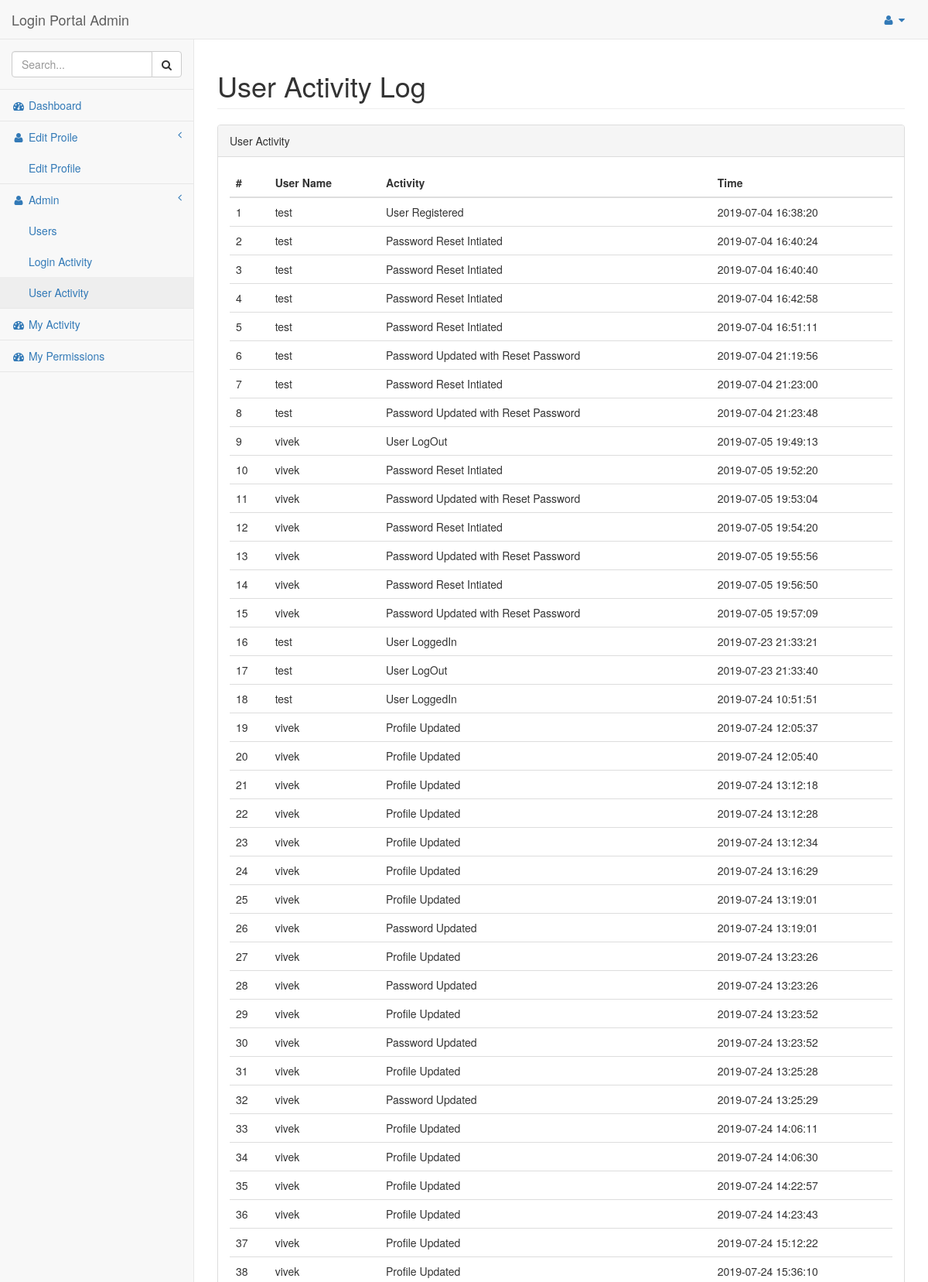
/user-activity-admin.php (signed in, upper part), run on the app's committed database.
### tables this page shows
CREATE TABLE `user_activity` (
  `id` int(11) NOT NULL,
  `uid` int(11) NOT NULL,
  `activity` varchar(255) NOT NULL,
  `created` datetime NOT NULL DEFAULT current_timestamp()
);

CREATE TABLE `users` (
  `id` int(11) NOT NULL,
  `username` varchar(255) NOT NULL,
  `email` varchar(255) NOT NULL,
  `password` varchar(255) NOT NULL,
  `activate` tinyint(1) NOT NULL DEFAULT 0,
  `role` varchar(255) NOT NULL,
  `created` datetime NOT NULL DEFAULT current_timestamp(),
  `updated` datetime NOT NULL DEFAULT current_timestamp()
);

### user-activity-admin.php (the view, shortened to what this page needs)
<?php
require_once('check-admin.php');
include('includes/header.php');
include('includes/navigation.php');
?>
<div id="page-wrapper" style="min-height: 345px;">
    <div class="row">
        <div class="col-lg-12">
            <h1 class="page-header">User Activity Log</h1>
        </div>
    </div>
    <div class="row">
        <div class="col-lg-12">
            <div class="panel panel-default">
                <div class="panel-heading">
                    User Activity
                </div>
                <div class="panel-body">
                    <div class="table-responsive">
                        <table class="table table-hover">
                            <thead>
                                <tr>
                                    <th>#</th>
                                    <th>User Name</th>
                                    <th>Activity</th>
                                    <th>Time</th>
                                </tr>
                            </thead>
                            <tbody>
                                <?php
                                    $actsql = "SELECT ua.activity, ua.created, u.username FROM user_activity ua JOIN users u WHERE u.id=ua.uid";
                                    $actresult = $db->prepare($actsql);
                                    $actresult->execute();
                                    $actres = $actresult->fetchAll(PDO::FETCH_ASSOC);
                                    $i = 1;
                                    foreach ($actres as $activity) {
                                ?>
                                <tr>
                                    <td><?php echo $i; ?></td>
                                    <td><?php echo $activity['username']; ?></td>
                                    <td><?php echo $activity['activity']; ?></td>
                                    <td><?php echo $activity['created']; ?></td>
                                </tr>
                                <?php $i++; } ?>
                            </tbody>
                        </table>
                    </div>
                </div>
            </div>
    </div>
</div>
<?php include('includes/footer.php'); ?>

### data on the page
user_activity: uid.username "test", activity "User Registered", created "2019-07-04 16:38:20"
user_activity: uid.username "test", activity "Password Reset Intiated", created "2019-07-04 16:40:24"
user_activity: uid.username "test", activity "Password Reset Intiated", created "2019-07-04 16:40:40"
user_activity: uid.username "test", activity "Password Reset Intiated", created "2019-07-04 16:42:58"
user_activity: uid.username "test", activity "Password Reset Intiated", created "2019-07-04 16:51:11"
user_activity: uid.username "test", activity "Password Updated with Reset Password", created "2019-07-04 21:19:56"
user_activity: uid.username "test", activity "Password Reset Intiated", created "2019-07-04 21:23:00"
user_activity: uid.username "test", activity "Password Updated with Reset Password", created "2019-07-04 21:23:48"
user_activity: uid.username "vivek", activity "User LogOut", created "2019-07-05 19:49:13"
user_activity: uid.username "vivek", activity "Password Reset Intiated", created "2019-07-05 19:52:20"
user_activity: uid.username "vivek", activity "Password Updated with Reset Password", created "2019-07-05 19:53:04"
user_activity: uid.username "vivek", activity "Password Reset Intiated", created "2019-07-05 19:54:20"
user_activity: uid.username "vivek", activity "Password Updated with Reset Password", created "2019-07-05 19:55:56"
user_activity: uid.username "vivek", activity "Password Reset Intiated", created "2019-07-05 19:56:50"
user_activity: uid.username "vivek", activity "Password Updated with Reset Password", created "2019-07-05 19:57:09"
user_activity: uid.username "test", activity "User LoggedIn", created "2019-07-23 21:33:21"
user_activity: uid.username "test", activity "User LogOut", created "2019-07-23 21:33:40"
user_activity: uid.username "test", activity "User LoggedIn", created "2019-07-24 10:51:51"
user_activity: uid.username "vivek", activity "Profile Updated", created "2019-07-24 12:05:37"
user_activity: uid.username "vivek", activity "Profile Updated", created "2019-07-24 12:05:40"
user_activity: uid.username "vivek", activity "Profile Updated", created "2019-07-24 13:12:18"
user_activity: uid.username "vivek", activity "Profile Updated", created "2019-07-24 13:12:28"
user_activity: uid.username "vivek", activity "Profile Updated", created "2019-07-24 13:12:34"
user_activity: uid.username "vivek", activity "Profile Updated", created "2019-07-24 13:16:29"
user_activity: uid.username "vivek", activity "Profile Updated", created "2019-07-24 13:19:01"
user_activity: uid.username "vivek", activity "Password Updated", created "2019-07-24 13:19:01"
user_activity: uid.username "vivek", activity "Profile Updated", created "2019-07-24 13:23:26"
user_activity: uid.username "vivek", activity "Password Updated", created "2019-07-24 13:23:26"
user_activity: uid.username "vivek", activity "Profile Updated", created "2019-07-24 13:23:52"
user_activity: uid.username "vivek", activity "Password Updated", created "2019-07-24 13:23:52"
user_activity: uid.username "vivek", activity "Profile Updated", created "2019-07-24 13:25:28"
user_activity: uid.username "vivek", activity "Password Updated", created "2019-07-24 13:25:29"
user_activity: uid.username "vivek", activity "Profile Updated", created "2019-07-24 14:06:11"
user_activity: uid.username "vivek", activity "Profile Updated", created "2019-07-24 14:06:30"
user_activity: uid.username "vivek", activity "Profile Updated", created "2019-07-24 14:22:57"
user_activity: uid.username "vivek", activity "Profile Updated", created "2019-07-24 14:23:43"
user_activity: uid.username "vivek", activity "Profile Updated", created "2019-07-24 15:12:22"
user_activity: uid.username "vivek", activity "Profile Updated", created "2019-07-24 15:36:10"
